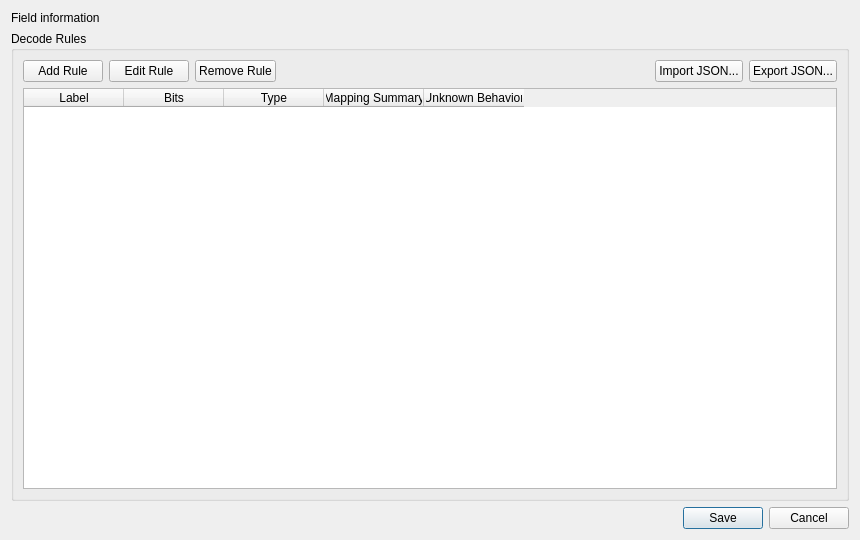
<?xml version="1.0" encoding="UTF-8"?>
<ui version="4.0">
 <class>BitfieldDecoderDialog</class>
 <widget class="QDialog" name="BitfieldDecoderDialog">
  <property name="geometry"><rect><x>0</x><y>0</y><width>860</width><height>540</height></rect></property>
  <property name="windowTitle"><string>Bitfield Decoder</string></property>
  <layout class="QVBoxLayout" name="mainLayout">
   <item><widget class="QLabel" name="lblInfo"><property name="text"><string>Field information</string></property><property name="wordWrap"><bool>true</bool></property></widget></item>
   <item><widget class="QGroupBox" name="ruleGroup"><property name="title"><string>Decode Rules</string></property><layout class="QVBoxLayout" name="ruleGroupLayout"><item><layout class="QHBoxLayout" name="ruleButtonLayout"><item><widget class="QPushButton" name="btnAddRule"><property name="text"><string>Add Rule</string></property></widget></item><item><widget class="QPushButton" name="btnEditRule"><property name="text"><string>Edit Rule</string></property></widget></item><item><widget class="QPushButton" name="btnRemoveRule"><property name="text"><string>Remove Rule</string></property></widget></item><item><spacer name="ruleButtonStretch"><property name="orientation"><enum>Qt::Horizontal</enum></property><property name="sizeHint" stdset="0"><size><width>40</width><height>20</height></size></property></spacer></item><item><widget class="QPushButton" name="btnImportJson"><property name="toolTip"><string>Import bit decoder rules from a JSON file (same format the project file uses internally).</string></property><property name="text"><string>Import JSON...</string></property></widget></item><item><widget class="QPushButton" name="btnExport"><property name="toolTip"><string>Export the current rule set to a JSON file.</string></property><property name="text"><string>Export JSON...</string></property></widget></item></layout></item><item><widget class="QTableWidget" name="tblRules"><property name="alternatingRowColors"><bool>true</bool></property><property name="selectionBehavior"><enum>QAbstractItemView::SelectRows</enum></property><property name="selectionMode"><enum>QAbstractItemView::SingleSelection</enum></property><property name="editTriggers"><set>QAbstractItemView::NoEditTriggers</set></property><column><property name="text"><string>Label</string></property></column><column><property name="text"><string>Bits</string></property></column><column><property name="text"><string>Type</string></property></column><column><property name="text"><string>Mapping Summary</string></property></column><column><property name="text"><string>Unknown Behavior</string></property></column></widget></item></layout></widget></item>
   <item><widget class="QDialogButtonBox" name="buttonBox"><property name="orientation"><enum>Qt::Horizontal</enum></property><property name="standardButtons"><set>QDialogButtonBox::Cancel|QDialogButtonBox::Save</set></property></widget></item>
  </layout>
 </widget>
 <resources/>
 <connections/>
</ui>
